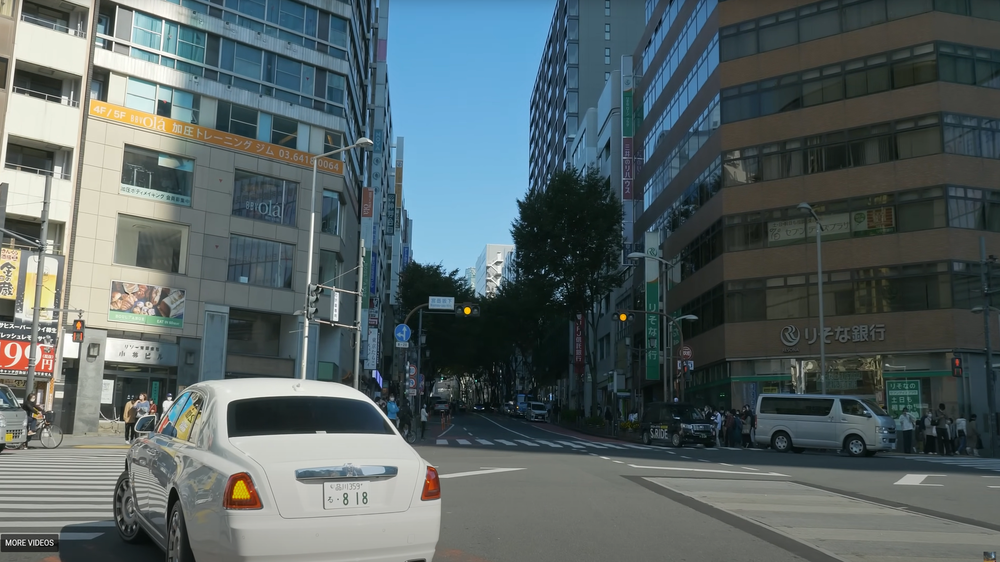
#> input picture japanese_street/image_0001.png, 1000 x 562 px, shrunk from 1920 x 1080 before the run
$ python imgs_features.py ../../japanese_street ../../japanese_street   (older library calls are emulated)
#> lines starting #> are read from the running program, lines starting #| are printed output that depends on the picture
### bosch_utils/config.py
import os
from pathlib import Path
import yaml

# Resolve repo root relative to this package
_HERE = Path(__file__).resolve().parent
_REPO_ROOT = _HERE.parent
_CFG_PATH = _HERE / 'config_bosch_utils.yaml'


def _load_cfg(path: Path):
    try:
        with path.open('r', encoding='utf-8') as f:
            return yaml.safe_load(f) or {}
    except FileNotFoundError:
        return {}
    except Exception:
        return {}


cfg = _load_cfg(_CFG_PATH)

# RECORDING_OUTPUT_DIR: prefer YAML, then env var, then sensible default under repo
RECORDING_OUTPUT_DIR = (
    cfg.get('RECORDING_OUTPUT_DIR')
    or os.environ.get('RECORDING_OUTPUT_DIR')
    or str(_REPO_ROOT / 'recording_japan_xml')
)

SIMLINGO_VERSION_DIR = (
    cfg.get('SIMLINGO_VERSION_DIR')
    or os.environ.get('SIMLINGO_VERSION_DIR')
    or str(_REPO_ROOT / 'simlingo_v5_2026_01_05')
)

NEW_SIMLINGO_MATCH = (
    cfg.get('NEW_SIMLINGO_MATCH')
    or os.environ.get('NEW_SIMLINGO_MATCH')
    or str(_REPO_ROOT / '/workspace/simlingo/database/simlingo_v4_bosch_2025_01_10/data/simlingo/')
)

# Default run/dataset directory (optional). If present in the YAML, use it.
DEFAULT_RUN_DIR = cfg.get('DEFAULT_RUN_DIR') or os.environ.get('DEFAULT_RUN_DIR') or None

# Default comparison folders (optional)
DEFAULT_SIM = cfg.get('DEFAULT_SIM') or os.environ.get('DEFAULT_SIM') or None
DEFAULT_OURS = cfg.get('DEFAULT_OURS') or os.environ.get('DEFAULT_OURS') or None


# [10 lines left out: function get_default_run_rgb, not called in this run]

def get_cfg():
    return cfg

# Image format preferences (can be overridden in config_bosch_utils.yaml)
IMAGE_FORMAT = (cfg.get('IMAGE_FORMAT') or os.environ.get('IMAGE_FORMAT') or 'PNG').upper()
IMAGE_EXT = '.jpg' if IMAGE_FORMAT == 'JPG' else '.png'
JPG_QUALITY = int(cfg.get('JPG_QUALITY') or os.environ.get('JPG_QUALITY') or 85)
PNG_COMPRESS_LEVEL = int(cfg.get('PNG_COMPRESS_LEVEL') or os.environ.get('PNG_COMPRESS_LEVEL') or 9)


# --- Additional typed access for common BOSCH parameters ---
def _get_val(key: str, default=None):
    """Fetch a config value from YAML `cfg` or environment, falling back to default."""
    if key in cfg and cfg.get(key) is not None:
        return cfg.get(key)
    env = os.environ.get(key)
    if env is not None:
        return env
    return default


def _get_float(key: str, default: float) -> float:
    v = _get_val(key, default)
    try:
        return float(v)
    except Exception:
        return default


# [6 lines left out: function _get_int, not called in this run]


# LEFT HAND TRAFFIC / safety / offsets
SET_GLOBAL_DISTANCE_TO_LEADING_VEHICLE = _get_float('SET_GLOBAL_DISTANCE_TO_LEADING_VEHICLE', 2.5)
MARGIN = _get_float('MARGIN', 0.1)
GLOBAL_LANE_OFFSET = _get_float('GLOBAL_LANE_OFFSET', -0.8)

DEFAULT_LANE_W = _get_float('DEFAULT_LANE_W', 3.5)
DEFAULT_VEHICLE_HALF_W = _get_float('DEFAULT_VEHICLE_HALF_W', 0.9)
MIN_SAFE_DISTANCE_SAFE = _get_float('MIN_SAFE_DISTANCE_SAFE', 0.02)
MAX_SAFE_DISTANCE_SAFE = _get_float('MAX_SAFE_DISTANCE_SAFE', 2.0)
MAX_DISTANCE_SAFE = _get_float('MAX_DISTANCE_SAFE', 2.5)
MIN_DISTANCE_SAFE = _get_float('MIN_DISTANCE_SAFE', -2.5)

MAX_DETECT_INFRASTRUCTURE_OFFSET = _get_float('MAX_DETECT_INFRASTRUCTURE_OFFSET', 50.0)
MIN_NORMALIZATION_SCALE = _get_float('MIN_NORMALIZATION_SCALE', 0.001)
OFFSET_1 = _get_float('OFFSET_1', 0.7)
OFFSET_2 = _get_float('OFFSET_2', 0.3)

# Additional driving parameters
SAMPLING_RESOLUTION = _get_float('SAMPLING_RESOLUTION', 2.0)
AVERAGE_SPEEDS_MPS = _get_float('AVERAGE_SPEEDS_MPS', 11.1)

MIN_DISTANCE_TARGET = _get_float('MIN_DISTANCE_TARGET', 0.7)
MAX_DISTANCE_TARGET = _get_float('MAX_DISTANCE_TARGET', 1.5)
NEARBY_POINTS = _get_float('NEARBY_POINTS', 50.0)


# [6 lines left out: function get_bosch_param, not called in this run]

### bosch_utils/tools/imgs_features.py
import os, sys, glob
from PIL import Image
import numpy as np
import cv2
from bosch_utils.config import IMAGE_EXT

# python3 simlingo/bosch_utils/imgs_features.py [ROOT_OURS] [ROOT_SIMLINGO]
url_simlingo = "/workspace/simlingo/database/simlingo_v2_2025_01_10/data/simlingo/training_1_scenario/routes_training/random_weather_seed_1_balanced_150/Town12_Rep0_1000_route0_01_11_15_39_27/rgb"
url_ours = "/workspace/simlingo/recording_japan_xml/autopilot_multicamera_japanese_highway_20251212_150258/rgb"

ROOT_OURS = sys.argv[1] if len(sys.argv) > 1 else url_ours
ROOT_SIM = sys.argv[2] if len(sys.argv) > 2 else url_simlingo
FORMAT = IMAGE_EXT.lstrip('.') if IMAGE_EXT else 'png'
CAM_NAMES = ['F','B','RF','LF','RB','LB']

def variance_of_laplacian(gray):
    return cv2.Laplacian(gray, cv2.CV_64F).var()

def entropy(img_arr):
    h, _ = np.histogram(img_arr.flatten(), bins=256, range=(0,255))
    p = h / h.sum() if h.sum() else h
    p = p[p>0]
    return -np.sum(p * np.log2(p))


def analyze_root(root):
    """Analyze a dataset root where each frame is a directory or a sequence of files.
    Returns stats per camera: counts, dims, sizes, blur, entropy, dark counts."""
    stats = {c: {'count':0, 'dark':0, 'blur':[], 'entropy':[], 'dims':[], 'sizes':[]} for c in CAM_NAMES}
    entries = sorted(glob.glob(os.path.join(root, '*')))
    if len(entries) == 0:
        print('No entries found in', root)
        return stats

    first = entries[0]
    if os.path.isdir(first):
        frame_dirs = [p for p in entries if os.path.isdir(p)]
        for d in frame_dirs:
            cams = []
            for c in CAM_NAMES:
                path = os.path.join(d, f"{c}.{FORMAT}")
                if os.path.isfile(path):
                    cams.append(c)
                    try:
                        im = Image.open(path).convert('RGB')
                        arr = np.array(im)
                        maxv = int(arr.max())
                        gray = cv2.cvtColor(arr, cv2.COLOR_RGB2GRAY)
                        blur = variance_of_laplacian(gray)
                        ent = entropy(gray)
                        stats[c]['count'] += 1
                        stats[c]['blur'].append(blur)
                        stats[c]['entropy'].append(ent)
                        stats[c]['dims'].append(arr.shape)
                        stats[c]['sizes'].append(os.path.getsize(path))
                        if maxv < 8:
                            stats[c]['dark'] += 1
                    except Exception as e:
                        print('ERR reading', path, e)
                else:
                    pass
            if set(cams) != set(CAM_NAMES):
                pass
    else:
        files = sorted([p for p in entries if os.path.isfile(p)])
        for p in files:
            base = os.path.basename(p)

        for p in files:
            base = os.path.basename(p)
            for c in CAM_NAMES:
                if base.endswith(f"{c}.{FORMAT}") or base.endswith(f"{c}.jpg") or base.endswith(f"{c}.jpeg") or base == f"{c}.{FORMAT}":
                    try:
                        im = Image.open(p).convert('RGB')
                        arr = np.array(im)
                        gray = cv2.cvtColor(arr, cv2.COLOR_RGB2GRAY)
                        blur = variance_of_laplacian(gray)
                        ent = entropy(gray)
                        stats[c]['count'] += 1
                        stats[c]['blur'].append(blur)
                        stats[c]['entropy'].append(ent)
                        stats[c]['dims'].append(arr.shape)
                        stats[c]['sizes'].append(os.path.getsize(p))
                        if int(arr.max()) < 8:
                            stats[c]['dark'] += 1
                    except Exception as e:
                        print('ERR reading', p, e)
                    break
        if sum(stats[c]['count'] for c in CAM_NAMES) == 0:
            for p in files:
                if p.lower().endswith(('.jpg', '.jpeg', '.png')):
                    try:
                        im = Image.open(p).convert('RGB')
                        arr = np.array(im)
                        gray = cv2.cvtColor(arr, cv2.COLOR_RGB2GRAY)
                        blur = variance_of_laplacian(gray)
                        ent = entropy(gray)
                        stats['F']['count'] += 1
                        stats['F']['blur'].append(blur)
                        stats['F']['entropy'].append(ent)
                        stats['F']['dims'].append(arr.shape)
                        stats['F']['sizes'].append(os.path.getsize(p))
                        if int(arr.max()) < 8:
                            stats['F']['dark'] += 1
                    except Exception as e:
                        print('ERR reading', p, e)

    return stats


def summarize_stats(name, stats):
    print('\nSUMMARY for', name)
    for c in CAM_NAMES:
        s = stats[c]
        cnt = s['count']
        if cnt == 0:
            print(f"{c}: NO IMAGES")
            continue
        dims = s['dims']
        unique_dims = {}
        for d in dims:
            unique_dims[d] = unique_dims.get(d, 0) + 1
        most_common_dim = max(unique_dims.items(), key=lambda x: x[1])[0]
        avg_blur = float(np.mean(s['blur'])) if len(s['blur'])>0 else float('nan')
        min_blur = float(np.min(s['blur'])) if len(s['blur'])>0 else float('nan')
        avg_ent = float(np.mean(s['entropy'])) if len(s['entropy'])>0 else float('nan')
        avg_size = int(np.mean(s['sizes'])) if len(s['sizes'])>0 else 0
        print(f"{c}: count={cnt} dark={s['dark']} most_common_dim={most_common_dim} avg_size={avg_size} avg_blur={avg_blur:.1f} avg_entropy={avg_ent:.2f}")


def compare_and_print(root_ours, root_sim):
    stats_ours = analyze_root(root_ours)
#> pass 2 of the loop in analyze_root, `for p in files:`:
#> in analyze_root, im is the input picture: PIL image 1000x562 RGB; mean R, G, B 86.8, 99, 100.6
#> in analyze_root, `gray = cv2.cvtColor(arr, cv2.COLOR_RGB2GRAY)`:
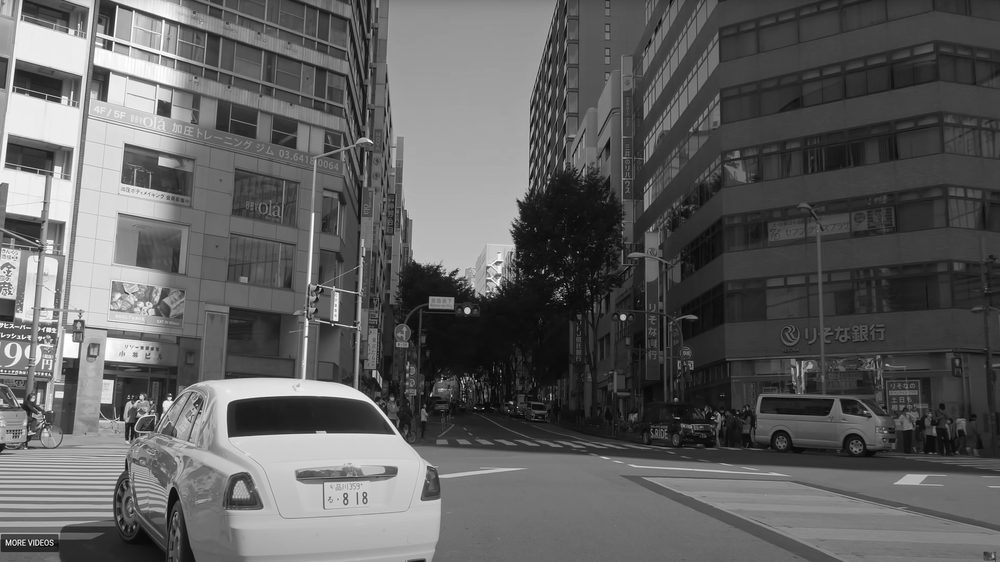
#> gray: shape (562, 1000); min 0, max 255, mean 95.5
#> in analyze_root, `blur = variance_of_laplacian(gray)`: blur = 1030.6
#> in entropy, `h, _ = np.histogram(img_arr.flatten(), bins=256, range=(0,255))`: h = 256 values, max 7669 at index 63, min 0 at index 2, mean 2195.3
#> in entropy, `p = h / h.sum() if h.sum() else h`: p = 256 values, max 0.0136 at index 63, min 0 at index 2, mean 0.00391
#> in entropy, `p = p[p>0]`: p = 255 values, max 0.0136 at index 62, min 1.78e-06 at index 1, mean 0.00392
#> in analyze_root, `ent = entropy(gray)`: ent = 7.58
#> pass 2 of the loop in analyze_root, `for p in files:`:
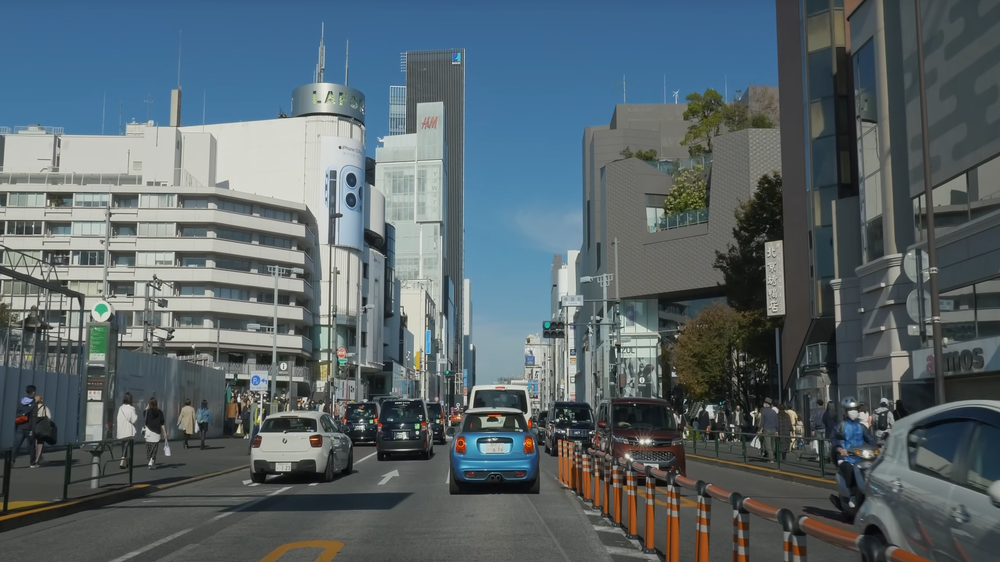
#> input picture japanese_street/image_0002.png, 1000 x 562 px, shrunk from 1920 x 1080 before the run
#> in analyze_root, im is the input picture: PIL image 1000x562 RGB; mean R, G, B 88.7, 101.3, 106.7
#> in analyze_root, `gray = cv2.cvtColor(arr, cv2.COLOR_RGB2GRAY)`:
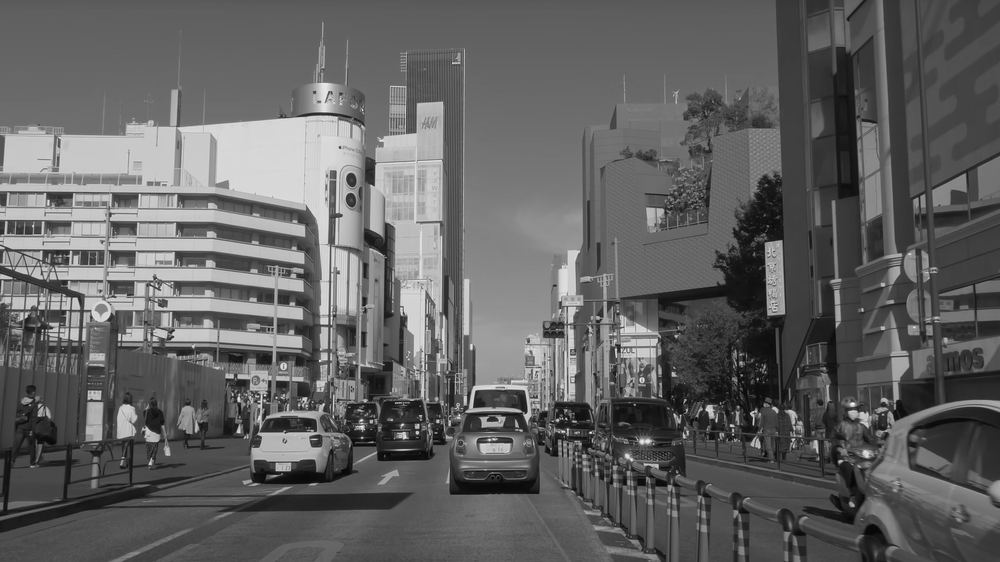
#> gray: shape (562, 1000); min 4, max 247, mean 98.1
#> blur = 953.5
#> ent = 7.3
    stats_sim = analyze_root(root_sim)
#> pass 2 of the loop in analyze_root, `for p in files:`:
#> pass 2 of the loop in analyze_root, `for p in files:`:
    summarize_stats('OURS', stats_ours)
    summarize_stats('SIMLINGO', stats_sim)


if __name__ == '__main__':
    print('ROOT_OURS =', ROOT_OURS)
    print('ROOT_SIM =', ROOT_SIM)
    compare_and_print(ROOT_OURS, ROOT_SIM)
